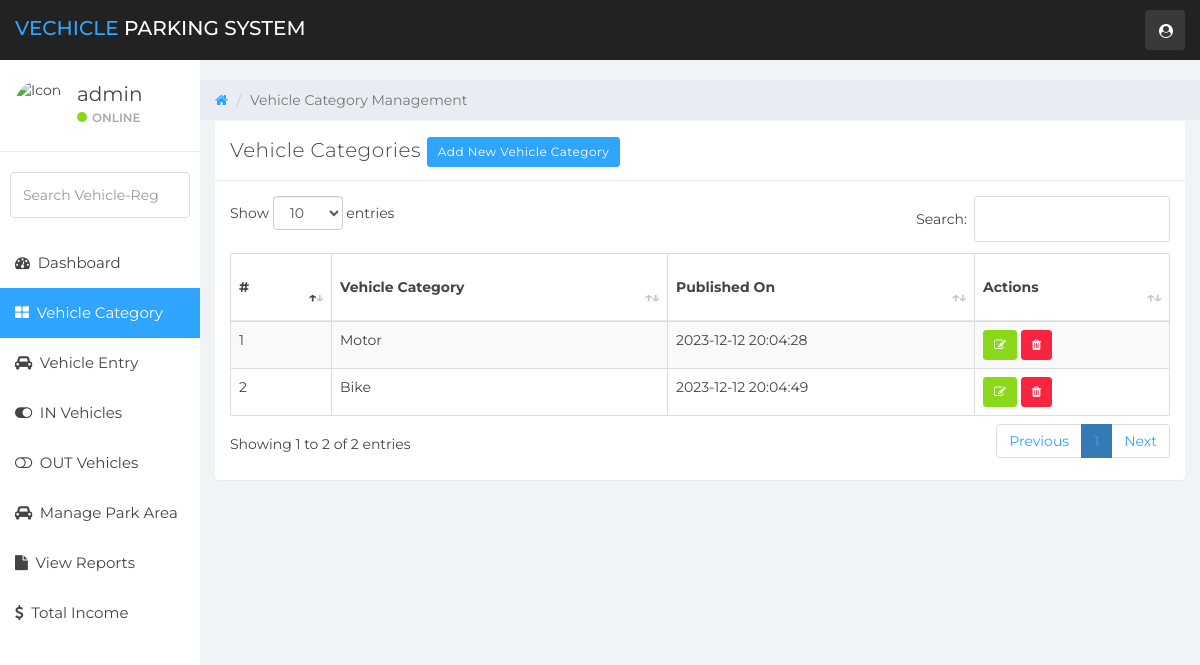
The app's page /vehicle-category.php (signed in) with its own data.
### tables this page shows
CREATE TABLE `vcategory` (
  `ID` int(10) NOT NULL,
  `VehicleCat` varchar(120) DEFAULT NULL,
  `shortDescription` varchar(50) NOT NULL,
  `CreationDate` timestamp NULL DEFAULT current_timestamp()
);

### vehicle-category.php (the view, shortened to what this page needs)
<?php
    include('includes/dbconn.php');
    if (strlen($_SESSION['vpmsaid']==0)) {
        header('location:logout.php');
        } else {
?>
<!DOCTYPE html>
<html>
<head>
	<link href="css/bootstrap.min.css" rel="stylesheet">
	<link href="css/font-awesome.min.css" rel="stylesheet">
    <link href="css/datatable.css" rel="stylesheet">
	<link href="css/datepicker3.css" rel="stylesheet">
	<link href="css/styles.css" rel="stylesheet">
</head>
<body>
        <?php include 'includes/navigation.php' ?>
		<?php
		$page="vehicle-category";
		include 'includes/sidebar.php'
		?>
	<div class="col-sm-9 col-sm-offset-3 col-lg-10 col-lg-offset-2 main">
		<div class="row">
			<ol class="breadcrumb">
				<li><a href="dashboard.php">
					<em class="fa fa-home"></em>
				</a></li>
				<li class="active">Vehicle Category Management</li>
			</ol>
		</div>
		<div class="row">
			<div class="col-lg-12">
			</div>
		</div>
		<div class="row">
				<div class="col-lg-12">
					<div class="panel panel-default">
						<div class="panel-heading">Vehicle Categories <a href="add-category.php" type="button" class="btn btn-sm btn-primary">Add New Vehicle Category</a></div>
						<div class="panel-body">
                        <table id="example" class="table table-striped table-hover table-bordered" style="width:100%">
        <thead>
            <tr>
                <th>#</th>
                <th>Vehicle Category</th>
                <th>Published On</th>
                <th>Actions</th>
            </tr>
        </thead>
        <tbody>
        <?php
        $ret=mysqli_query($con,"SELECT * from  vcategory");
        $cnt=1;
        while ($row=mysqli_fetch_array($ret)) {
        ?>
            <tr>
            <td><?php echo $cnt;?></td>
            <td><?php  echo $row['VehicleCat'];?></td>
            <td><?php  echo $row['CreationDate'];?></td>
            <td><a href="update-category.php?editid=<?php echo $row['ID'];?>"> <button class="btn btn-success btn-sm"><i class="fa fa-edit"></i></button> </a>
			<button class="btn btn-danger btn-sm" onclick="confirmDelete(<?php echo $row['ID']; ?>)">
				<i class="fa fa-trash"></i>
			</button>
			</td>
            </tr>
                <?php $cnt=$cnt+1;}?>
			</tbody>
		</table>
		</div>
		</div>
		</div>
	</div>
	</div>
</body>
</html>
<?php }  ?>

### includes/sidebar.php (shortened to what this page needs)
<?php
	include 'dbconn.php';
	$id = $_SESSION['vpmsaid'];
	$sql = "select * from admin where ID='$id'";
	$result = mysqli_query($con, $sql);
?>
<div id="sidebar-collapse" class="col-sm-3 col-lg-2 sidebar">
		<div class="profile-sidebar">
			<div class="profile-userpic">
				<img src="https://www.w3schools.com/howto/img_avatar.png" width="50" class="img-responsive" alt="Icon">
			</div>
			<div class="profile-usertitle">
				<div class="profile-usertitle-name">
					<?php
					if($result->num_rows == 1) {
						$user = $result->fetch_assoc();
						echo $user['UserName'];
					?>
				</div>
				<div class="profile-usertitle-status"><span class="indicator label-success"></span>Online</div>
			</div>
		</div>
		<form role="search" action="search-results.php" name="search" method="POST" enctype="multipart/form-data">
			<div class="form-group">
				<input type="text" class="form-control" id="searchdata" name="searchdata" placeholder="Search Vehicle-Reg">
			</div>
		</form>
		<ul class="nav menu">
			<?php
				if($user['AdminName'] == "Administrator") {
			?>
			<li class="<?php if($page=="dashboard") {echo "active";}?>"><a href="dashboard.php"><em class="fa fa-dashboard">&nbsp;</em> Dashboard</a></li>
			<li class="<?php if($page=="vehicle-category") {echo "active";}?>"><a href="vehicle-category.php"><em class="fa fa-th-large">&nbsp;</em> Vehicle Category</a></li>
			<li class="<?php if($page=="manage-vehicles") {echo "active";}?>"><a href="manage-vehicles.php"><em class="fa fa-car">&nbsp;</em> Vehicle Entry</a></li>
			<li class="<?php if($page=="in-vehicle") {echo "active";}?>"><a href="in-vehicles.php"><em class="fa fa-toggle-on">&nbsp;</em> IN Vehicles</a></li>
            <li class="<?php if($page=="out-vehicle") {echo "active";}?>"><a href="out-vehicles.php"><em class="fa fa-toggle-off">&nbsp;</em> OUT Vehicles</a></li>
            <li class="<?php if($page=="manage-area") {echo "active";}?>"><a href="manage-area.php"><em class="fa fa-car">&nbsp;</em> Manage Park Area</a></li>
			<li class="<?php if($page=="reports") {echo "active";}?>"><a href="reports.php"><em class="fa fa-file">&nbsp;</em> View Reports</a></li>
			<li class="<?php if($page=="income") {echo "active";}?>"><a href="total-income.php"><em class="fa fa-dollar">&nbsp;</em> Total Income</a></li>
			<?php
				}else if($user['AdminName'] == "Staff") {
			?>
				<li class="<?php if($page=="dashboard") {echo "active";}?>"><a href="dashboard.php"><em class="fa fa-dashboard">&nbsp;</em> Dashboard</a></li>
			<li class="<?php if($page=="vehicle-category") {echo "active";}?>"><a href="vehicle-category.php"><em class="fa fa-th-large">&nbsp;</em> Vehicle Category</a></li>
			<li class="<?php if($page=="manage-vehicles") {echo "active";}?>"><a href="manage-vehicles.php"><em class="fa fa-car">&nbsp;</em> Vehicle Entry</a></li>
			<li class="<?php if($page=="in-vehicle") {echo "active";}?>"><a href="in-vehicles.php"><em class="fa fa-toggle-on">&nbsp;</em> IN Vehicles</a></li>
            <li class="<?php if($page=="out-vehicle") {echo "active";}?>"><a href="out-vehicles.php"><em class="fa fa-toggle-off">&nbsp;</em> OUT Vehicles</a></li>
            <li class="<?php if($page=="manage-area") {echo "active";}?>"><a href="manage-area.php"><em class="fa fa-car">&nbsp;</em> Manage Park Area</a></li>
			<li class="<?php if($page=="reports") {echo "active";}?>"><a href="reports.php"><em class="fa fa-file">&nbsp;</em> View Reports</a></li>
			<?php
				}
			?>
		</ul>
	</div>/.sidebar
	<?php
		}
	?>

### css/datatable.css (style rules this page uses)
table.dataTable { clear: both; margin-top: 6px !important; margin-bottom: 6px !important; max-width: none !important; border-collapse: separate !important; border-spacing: 0; }
table.dataTable td, table.dataTable th { -webkit-box-sizing: content-box; box-sizing: content-box; }
table.dataTable > thead > tr > th:not(.sorting_disabled), table.dataTable > thead > tr > td:not(.sorting_disabled) { padding-right: 30px; }
table.dataTable > thead .sorting, table.dataTable > thead .sorting_asc, table.dataTable > thead .sorting_desc, table.dataTable > thead .sorting_asc_disabled, table.dataTable > thead .sorting_desc_disabled { cursor: pointer; position: relative; }
table.dataTable > thead .sorting:before, table.dataTable > thead .sorting:after, table.dataTable > thead .sorting_asc:before, table.dataTable > thead .sorting_asc:after, table.dataTable > thead .sorting_desc:before, table.dataTable > thead .sorting_desc:after, table.dataTable > thead .sorting_asc_disabled:before, table.dataTable > thead .sorting_asc_disabled:after, table.dataTable > thead .sorting_desc_disabled:before, table.dataTable > thead .sorting_desc_disabled:after { position: absolute; bottom: 0.9em; display: block; opacity: 0.3; }
table.dataTable > thead .sorting:before, table.dataTable > thead .sorting_asc:before, table.dataTable > thead .sorting_desc:before, table.dataTable > thead .sorting_asc_disabled:before, table.dataTable > thead .sorting_desc_disabled:before { right: 1em; content: "↑"; }
table.dataTable > thead .sorting:after, table.dataTable > thead .sorting_asc:after, table.dataTable > thead .sorting_desc:after, table.dataTable > thead .sorting_asc_disabled:after, table.dataTable > thead .sorting_desc_disabled:after { right: 0.5em; content: "↓"; }
table.dataTable > thead .sorting_asc:before, table.dataTable > thead .sorting_desc:after { opacity: 1; }
table.table-bordered.dataTable { border-right-width: 0; }
table.table-bordered.dataTable th, table.table-bordered.dataTable td { border-left-width: 0; }
table.table-bordered.dataTable th:last-child, table.table-bordered.dataTable th:last-child, table.table-bordered.dataTable td:last-child, table.table-bordered.dataTable td:last-child { border-right-width: 1px; }
table.table-bordered.dataTable tbody th, table.table-bordered.dataTable tbody td { border-bottom-width: 0; }

### records on screen
vcategory: VehicleCat "Motor", CreationDate "2023-12-12 20:04:28"
vcategory: VehicleCat "Bike", CreationDate "2023-12-12 20:04:49"

### other values on screen
$user['UserName'] "admin"
